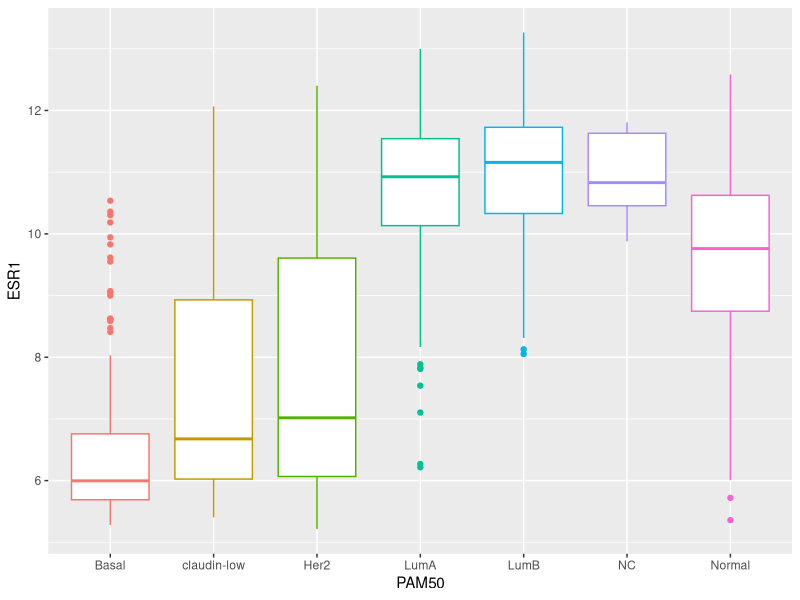

Generate this figure with R:
## ---- chunk 1
library(tidyverse)
## ---- chunk 2
metabric <- read_csv("data/metabric_clinical_and_expression_data.csv")
metabric
## ---- chunk 3
summarise(metabric, mean(ESR1))
## ---- chunk 4
metabric %>%
  group_by(ER_status) %>%
  summarise(mean(ESR1))
## ---- chunk 5
metabric %>%
  group_by(Integrative_cluster) %>%
  summarise(ESR1 = mean(ESR1))
## ---- chunk 6
metabric %>%
  group_by(PAM50) %>%
  summarise_at(vars(ESR1, PGR, ERBB2), mean)
## ---- chunk 7
metabric %>%
  group_by(PAM50, HER2_status) %>%
  summarise(ESR1_mean = mean(ESR1))
## ---- chunk 8
metabric %>%
  group_by(PAM50, HER2_status) %>%
  summarise(N = n(), ESR1_mean = mean(ESR1))
## ---- chunk 9
count(metabric, PAM50)
## ---- chunk 10
count(metabric, PAM50, HER2_status)
## ---- chunk 11
count(metabric, PAM50, HER2_status, name = "Samples")
## ---- chunk 12
metabric %>%
  group_by(ER_status) %>%
  summarize(N = n(), `Average tumour size` = mean(Tumour_size))
## ---- chunk 13
metabric %>%
  group_by(ER_status) %>%
  summarize(N = n(), `Average tumour size` = mean(Tumour_size, na.rm = TRUE))
## ---- chunk 14
metabric %>%
  filter(!is.na(Tumour_size)) %>%
  group_by(ER_status) %>%
  summarize(N = n(), `Average tumour size` = mean(Tumour_size))
## ---- chunk 15
metabric %>%
  group_by(ER_status) %>%
  summarize(N = n(), Missing = sum(is.na(Tumour_size)), `Average tumour size` = mean(Tumour_size, na.rm = TRUE))
## ---- chunk 16
test_vector <- c(1, 3, 2, NA, 6, 5, NA, 10)
is.na(test_vector)
## ---- chunk 17
sum(is.na(test_vector))
## ---- chunk 18
mean(is.na(test_vector))
## ---- chunk 19
metabric %>%
  group_by(ER_status) %>%
  summarize(N = n(), `Missing tumour size` = sum(is.na(Tumour_size)), `Proportion missing` = mean(is.na(Tumour_size)))
## ---- chunk 20
metabric %>%
  filter(Survival_status == "DECEASED") %>%
  group_by(ER_status) %>%
  summarise(N = n(), N_long_survival = sum(Survival_time > 120), Proportion_long_survival = mean(Survival_time > 120))
## ---- chunk 21
mutations <- read_csv("data/metabric_mutations.csv")
select(mutations, Patient_ID, Chromosome, Position = Start_Position, Ref = Reference_Allele, Alt = Tumor_Seq_Allele1, Type = Variant_Type, Gene)
## ---- chunk 22
mutations %>%
  distinct(Patient_ID) %>%
  nrow()
## ---- chunk 23
mutations %>%
  distinct(Patient_ID, Gene)
## ---- chunk 24
# number of mutations for each gene
count(mutations, Gene)
## ---- chunk 25
# number of tumour samples in which each gene is mutated
mutations %>%
  distinct(Patient_ID, Gene) %>%
  count(Gene)
## ---- chunk 26
band_members
band_instruments
left_join(band_members, band_instruments, by = "name")
## ---- chunk 27
right_join(band_members, band_instruments, by = "name")
## ---- chunk 28
inner_join(band_members, band_instruments, by = "name")
## ---- chunk 29
full_join(band_members, band_instruments, by = "name")
## ---- chunk 30
band_instruments2
left_join(band_members, band_instruments2, by = c("name" = "artist"))
## ---- chunk 31
band_instruments3 <- tibble(
  name =  c("John",   "Paul", "Paul",   "Keith"),
  plays = c("guitar", "bass", "guitar", "guitar")
)
band_instruments3
left_join(band_members, band_instruments3, by = "name")
## ---- chunk 32
band_members3 <- tibble(
  name = c("Mick",   "John",    "Paul",    "Paul"),
  band = c("Stones", "Beatles", "Beatles", "Wings")
)
band_members3
left_join(band_members3, band_instruments3, by = "name")
## ---- chunk 33
band_members4 <- tibble(
  forename = c("Mick",   "John",    "Paul",      "John"),
  surname =  c("Jagger", "Lennon",  "McCartney", "Squire"),
  band =     c("Stones", "Beatles", "Beatles",   "Roses")
)
band_instruments4 <- tibble(
  forename = c("John",   "Paul",      "Keith",    "John"),
  surname =  c("Lennon", "McCartney", "Richards", "Squire"),
  plays =    c("guitar", "bass",      "guitar",   "guitar")
)
full_join(band_members4, band_instruments4, by = c("forename", "surname"))
## ---- chunk 34
band_members5 <- tibble(
  name = c("John", "Paul", "Ringo", "George", "Mick"),
  birth_year = c(1940, 1942, 1940, 1943, 1943),
  band = c("Beetles", "Beetles", "Beetles", "Beetles", "Stones")
)
band_instruments5 <- tibble(
  name = c("John", "Paul", "Ringo", "George"),
  birth_year = c(1940, 1942, 1940, 1943),
  instrument = c("guitar", "bass", "drums", "guitar")
)
left_join(band_members5, band_instruments5, by = "name")
## ---- chunk 35
semi_join(band_members, band_instruments, by = "name")
## ---- chunk 36
anti_join(band_members, band_instruments, by = "name")
## ---- chunk 37
clinical_data <- read_csv("data/metabric_clinical_data.csv")
clinical_data <- select(clinical_data, Patient_ID, ER_status, PAM50)
clinical_data
## ---- chunk 38
mrna_expression_data <- read_tsv("data/metabric_mrna_expression.txt")
mrna_expression_data
## ---- chunk 39
combined_data <- inner_join(clinical_data, mrna_expression_data, by = c("Patient_ID" = "SAMPLE_ID"))
combined_data
## ---- chunk 40
combined_data %>%
  filter(!is.na(PAM50), !is.na(ESR1)) %>%
  ggplot(mapping = aes(x = PAM50, y = ESR1, colour = PAM50)) +
  geom_boxplot(show.legend = FALSE)
